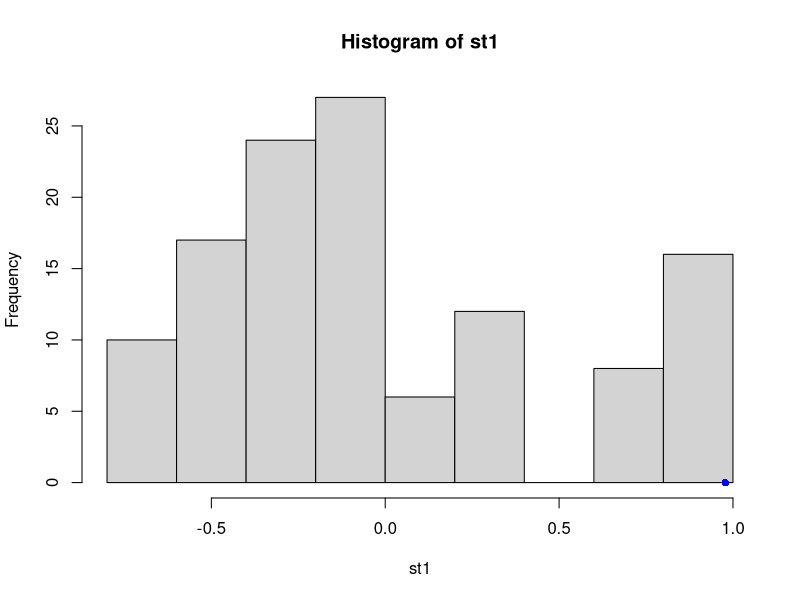
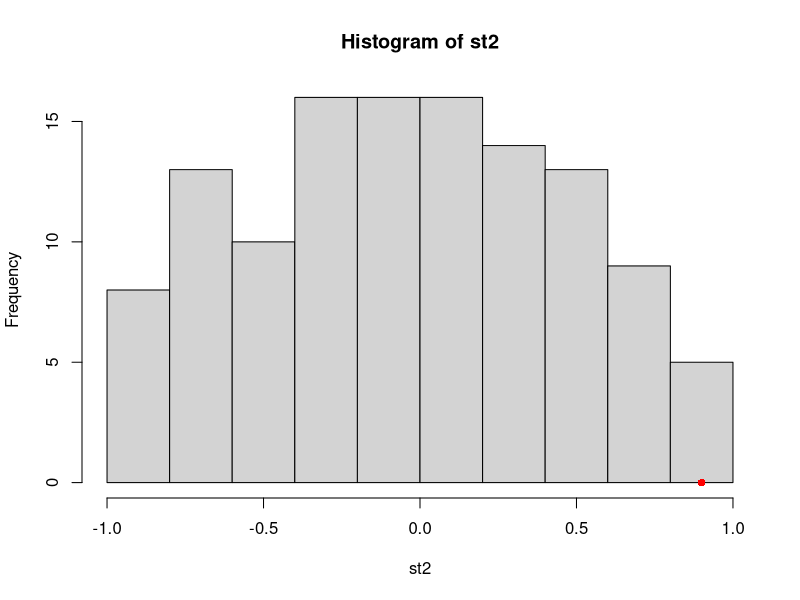

Write the R code that produced these figures, in order.
## ---- chunk 1

#install.packages("combinat")

library(combinat)

## ---- chunk 2
#exercise:1. Remember one of the examples presented in class: 

#The first row is chest circumference (in inches) of five subjects. 
#Let us call this X. 
#The second row is the respective total volumes of air that can be breathed in
#and out in one minute (in liters) for the same five subjects. Let us call this Y.
#X: 39, 29, 60, 40, 32
#Y: 11, 5, 20, 8, 6

#Download the package combinat in order to use the function permn().
#Perform an exact test for H0 : ρ = 0 against H1 : ρ > 0.
#Use Pearson and Spearman correlation coefficient as well
## ---- chunk 3


x= c(39,29,60,40,32)
y= c(11,5,20,8,6)
sttrue1= cor(x,y,method= "pearson") #taking statistic as the Pearson correlation coefficient
sttrue1
sttrue2= cor(x,y,method= "spearman") #taking statistic as the spearman correlation coefficient
sttrue2
n=length(y)
nr=fact(n) #number of rearrangements to be examined 
st1=numeric(nr)
st2=numeric(nr)
cnt1=0 #for initiating counting
cnt2=0
d=permn(y) #Permuting randomly the Y column leaving the X fixed
for (i in 1:nr)
  { st1[i]<-cor(d[[i]],x,method= "pearson") 
  if (st1[i] >=sttrue1)cnt1=cnt1+1 #comparing the true statistic and the evaluated statistic
  
  st2[i]<-cor(d[[i]],x,method= "spearman") 
  if (st2[i] >=sttrue2)cnt2=cnt2+1 #comparing the true statistic and the evaluated statistic
        
  } 
p_value1<-cnt1/nr #pvalue(using pearson)
p_value1

p_value2<-cnt2/nr #pvalue(using spearman)
p_value2

hist(st1)
points(sttrue1,0,pch = 16,
       col = "blue")

hist(st2)
points(sttrue2,0,pch = 16,
       col = "red")

#in both cases,since the p-value is lower than 0.05,we have lower evidence to support the null hypothesis
#therefore,the null hypothesis is rejected,so we can conclude that
#Chest circumference and volume of air are positively correlated
